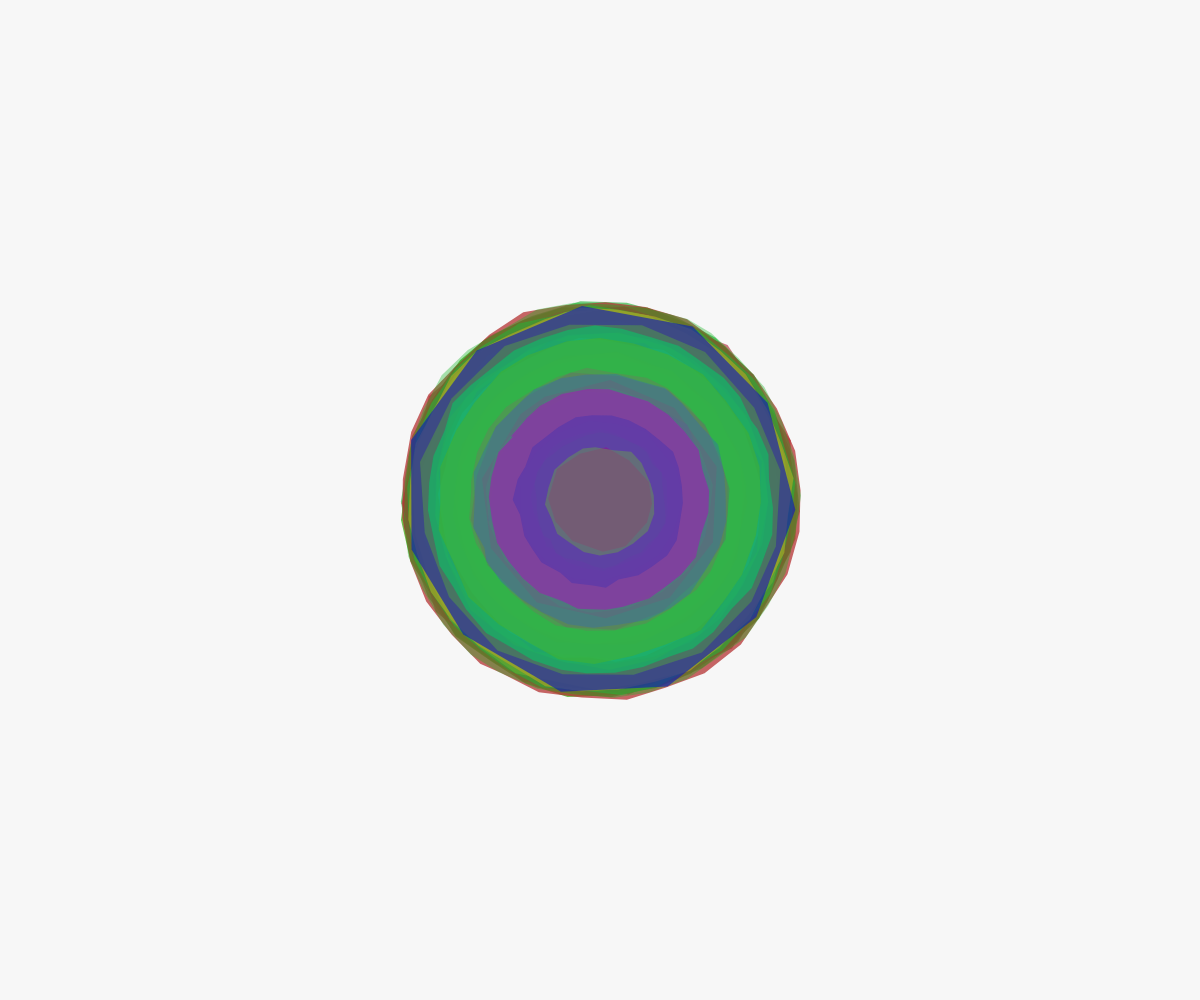
Frame 1 (no input)
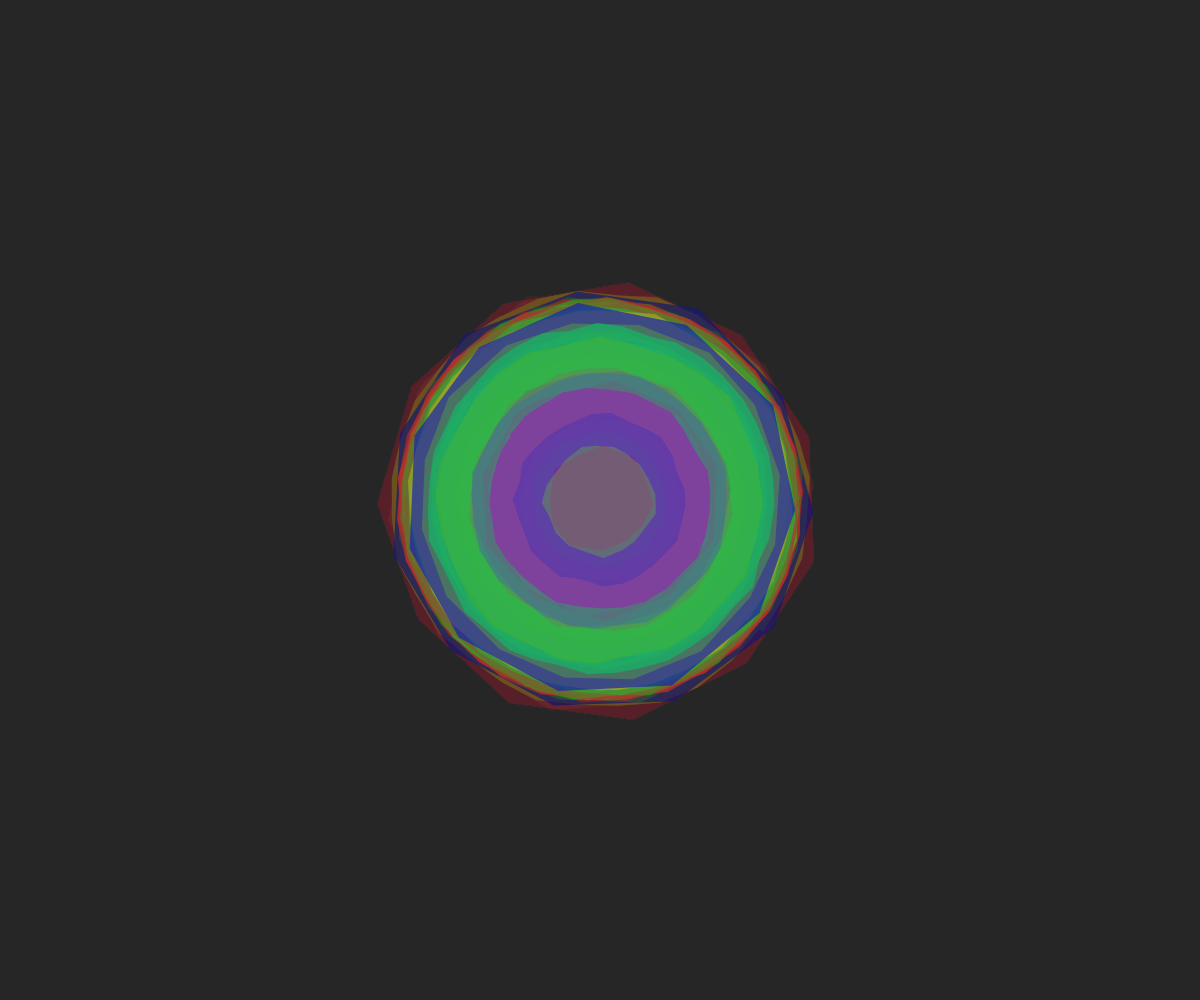
Frame 60 (no input)
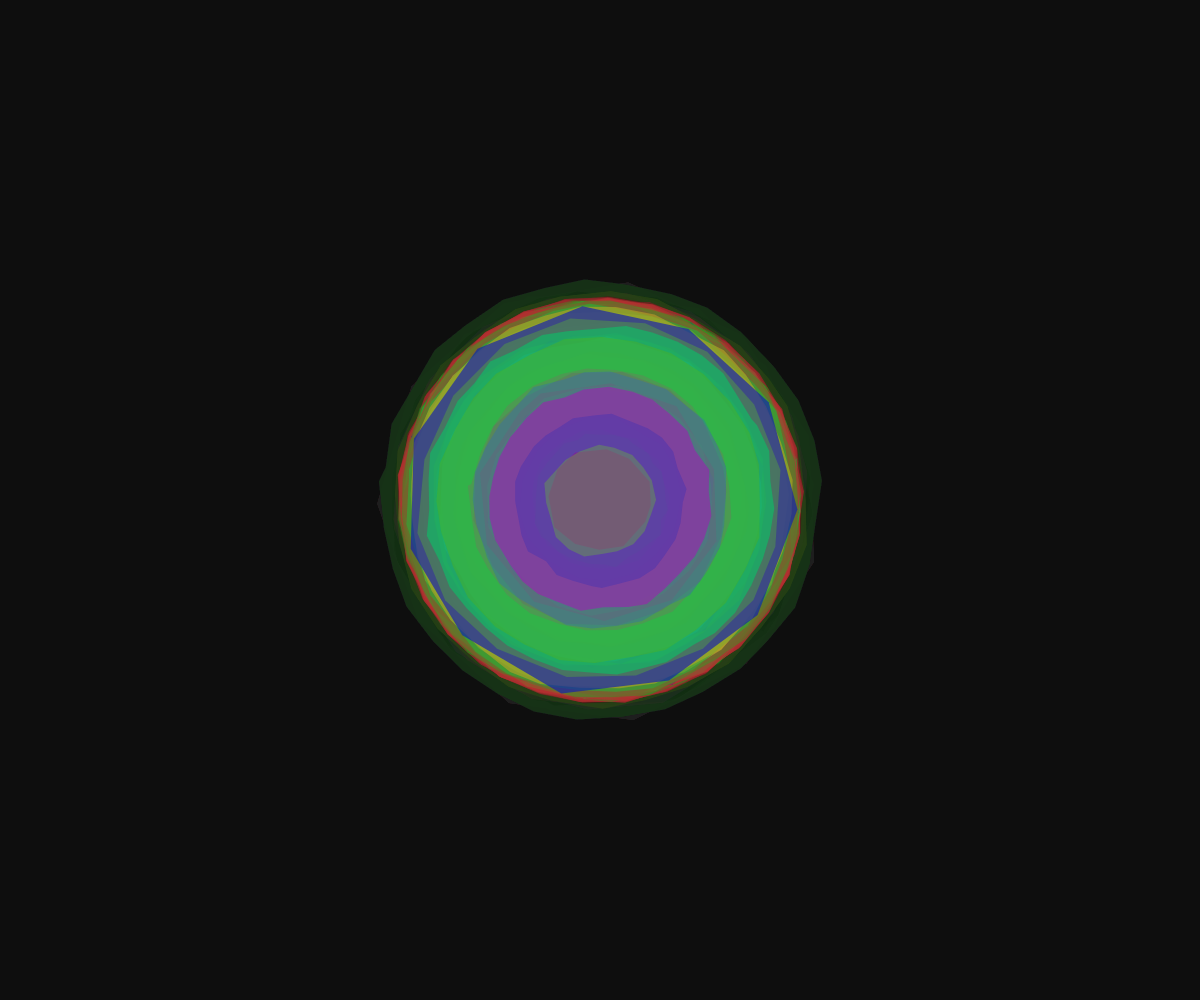
Frame 120 (the mouse pressed at the canvas centre since frame 60)

The p5.js sketch that drew these frames (run headless with seeded random() and noise() and a simulated clock; from frame 60 on, the mouse is pressed at the canvas centre):

// p5.js sketch
// ── sketch.js
let rings = [];
let time = 0;

function setup() {
  createCanvas(windowWidth, windowHeight);
  colorMode(HSB, 360, 100, 100, 1);
  noStroke();
  
  // Initialize rings with vibrant, contrasting colors
  for (let i = 0; i < 120; i++) {
    const hue = random(360);
    
    rings.push({
      radius: random(50, 200),
      width: random(2, 8),
      hue: hue,
      saturation: random(70, 90),
      alpha: random(0.3, 0.8),
      speed: random(0.001, 0.005),
      density: random(0.5, 2.0),
      // Add randomness to create abrupt transitions
      transitionOffset: random(TWO_PI)
    });
  }
}

function draw() {
  background(0, 0, 0, 0.03); // Semi-transparent background for trail effect

  time += 0.01;

  const centerX = width / 2;
  const centerY = height / 2;

  // Draw rings
  for (let i = 0; i < rings.length; i++) {
    let r = rings[i];
    
    // Create sudden, asymmetrical color shifts using a step function on time
    const transitionStep = floor(time * 0.3) % 6;
    let currentHue = r.hue + (transitionStep * 60); // Jump between hues
    
    // Radius grows with time and speed, but with irregular jumps
    let radius = r.radius + (time * r.speed * 150);
    
    // Add sudden jumps to make transitions asymmetrical
    if (frameCount % 45 === 0) {
      radius += random(-30, 30);
    }

    let angleStep = TWO_PI / (20 * r.density);

    push();
    translate(centerX, centerY);
    
    // Add rotation to create visual complexity
    rotate(time * 0.003 + r.transitionOffset);

    fill(currentHue % 360, r.saturation, 70, r.alpha);
    
    beginShape();
    for (let a = 0; a < TWO_PI; a += angleStep) {
      let x = cos(a) * radius;
      let y = sin(a) * radius;
      
      // Add slight noise to make edges jagged and organic
      x += random(-3, 3);
      y += random(-3, 3);
      
      vertex(x, y);
    }
    endShape(CLOSE);

    pop();
  }
}

function windowResized() {
  resizeCanvas(windowWidth, windowHeight);
}
